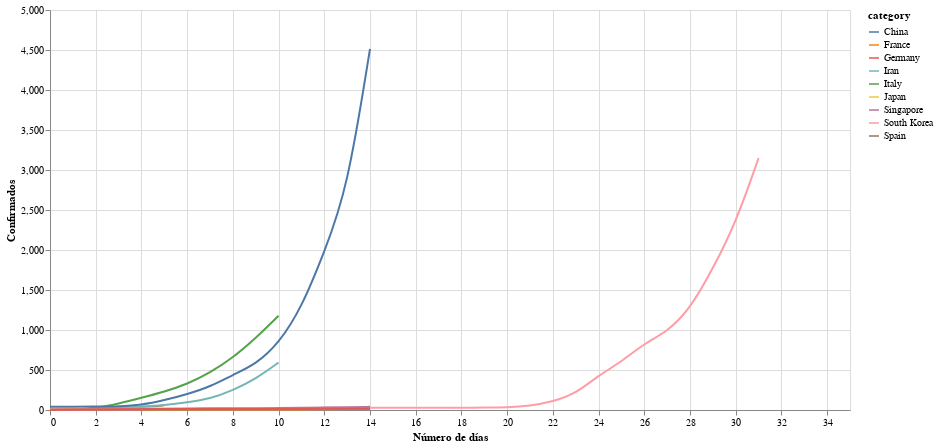

The notebook cell saved with this chart:
### Markdown cell above
### Incluyendo los 15 primeros días de China

### Code cell
# collapse
# get data
response = requests.get('https://docs.google.com/spreadsheet/ccc?key=1Z7VQ5xlf3BaTx_LBBblsW4hLoGYWnZyog3jqsS9Dbgc&output=csv&gid=0')
assert response.status_code == 200, 'Wrong status code'
data = response.content
df = pd.read_csv(BytesIO(data))
df = df[df.columns[2:]][1:65].T.reset_index(drop=True)
col_names = df.iloc[0]
col_names[1] = 'Fecha'
df.columns = col_names
df = df.drop(df.index[0])
df['Fecha'] = pd.to_datetime(df['Fecha'], utc=True)
df = df.set_index('Fecha')
df = df.applymap(lambda a: str(a).replace(',',''))
df = df.apply(pd.to_numeric, errors='coerce')
keep = ['Spain', 'Italy', 'South Korea', 'Iran', 'Japan', 'France', 'Singapore', 'China', 'Germany']
df = df[keep]

# align data
aligned_data = {}
plus_days = 15
plus_spain = 6
plus_iran = 11
plus_italy = 11
plus_s_korea = 32

aligned_data['Spain'] = np.array(df['Spain'][42:42+plus_spain])
aligned_data['Italy'] = np.array(df['Italy'][37:37+plus_italy])
aligned_data['South Korea'] = np.array(df['South Korea'][16:16+plus_s_korea])
aligned_data['Iran'] = np.array(df['Iran'][37:37+plus_iran])
aligned_data['Japan'] = np.array(df['Japan'][14:14+plus_days])
aligned_data['France'] = np.array(df['France'][14:14+plus_days])
aligned_data['Singapore'] = np.array(df['Singapore'][12:12+plus_days])
aligned_data['China'] = np.array(df['China'][0:0+plus_days])
aligned_data['Germany'] = np.array(df['Germany'][16:16+plus_days])

df_aligned = pd.DataFrame(dict([(k,pd.Series(v)) for k,v in aligned_data.items() ]))
df = df_aligned

# plot
source = df.reset_index().melt('index', var_name='category', value_name='Confirmados')
source.index = list(source.index)
source.index = source.index.astype(int)
selection = alt.selection_multi(fields=['category'], bind='legend')

alt.Chart(source).mark_line(interpolate='basis').encode(
    alt.X('index:Q', axis=alt.Axis(tickRound=True), title='Número de días'),
    alt.Y('Confirmados:Q'),
    alt.Color('category:N'),
    opacity=alt.condition(selection, alt.value(1), alt.value(0.2))
).properties(
    width=800, height=400
).add_selection(
    selection
)

### Figure 1 — Vega-Lite specification as saved in the notebook (floating-point values rounded to 4 significant figures; data arrays with more than 128 entries replaced by an {"elided": "..."} marker saying what was removed)
{"config": {"view": {"continuousWidth": 400, "continuousHeight": 300}}, "data": {"name": "data-41065c7b6de9e21ffdd191da019e1e15"}, "mark": {"type": "line", "interpolate": "basis"}, "encoding": {"color": {"type": "nominal", "field": "category"}, "opacity": {"condition": {"value": 1, "selection": "selector033"}, "value": 0.2}, "x": {"type": "quantitative", "axis": {"tickRound": true}, "field": "index", "title": "Número de días"}, "y": {"type": "quantitative", "field": "Confirmados"}}, "height": 400, "selection": {"selector033": {"type": "multi", "fields": ["category"], "bind": "legend"}}, "width": 800, "$schema": "https://vega.github.io/schema/vega-lite/v4.0.2.json", "datasets": {"data-41065c7b6de9e21ffdd191da019e1e15": {"elided": "288 records"}}}
